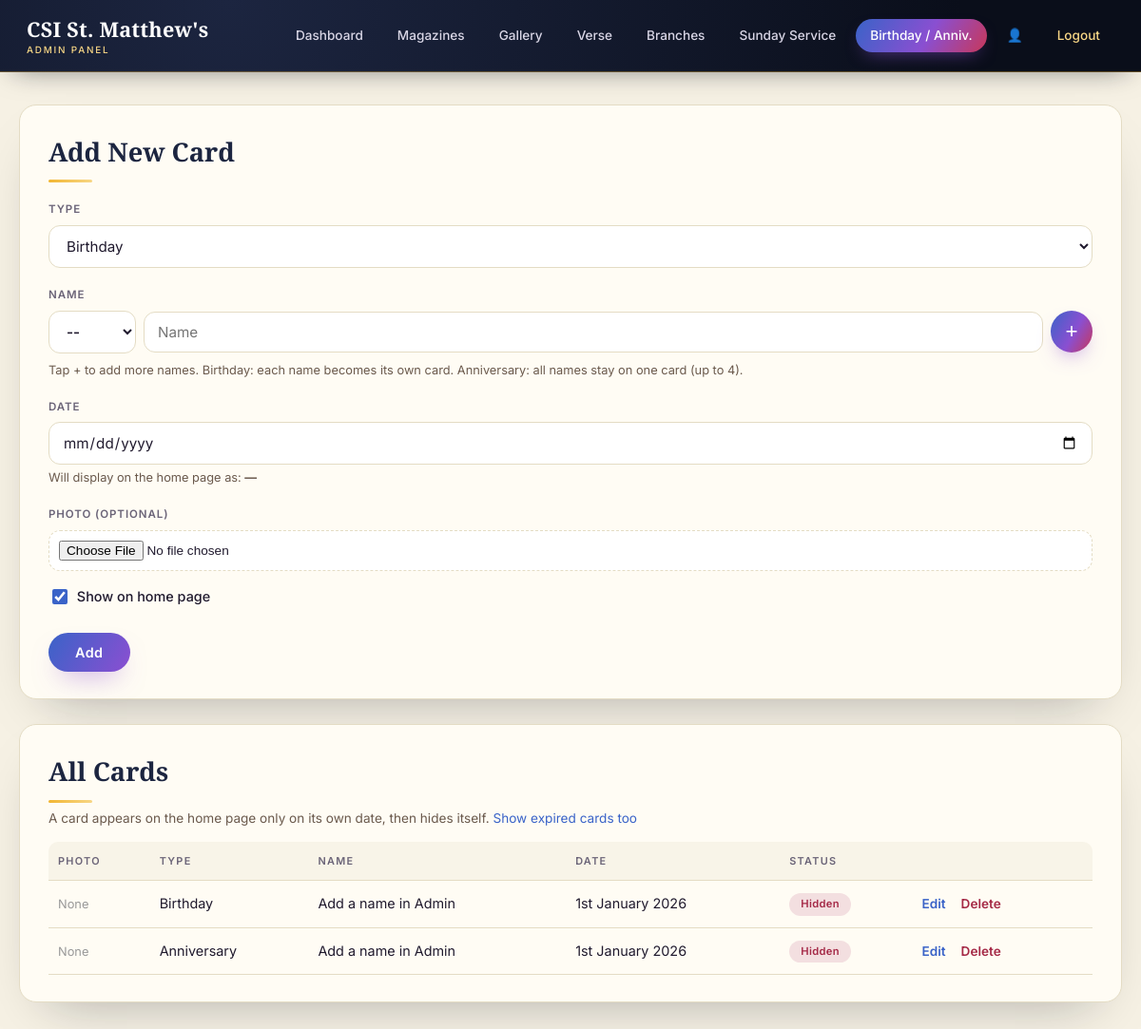
Page /admin/celebrations.php (signed in) on the committed database.
### tables this page shows
CREATE TABLE celebrations (
  id INT AUTO_INCREMENT PRIMARY KEY,
  type ENUM('birthday','anniversary') NOT NULL,
  name VARCHAR(150) NOT NULL,
  occasion_date VARCHAR(50) NOT NULL,
  photo VARCHAR(255) DEFAULT NULL,
  is_active TINYINT(1) NOT NULL DEFAULT 1,
  sort_order INT DEFAULT 0
);

### includes/config.php (called while the page is built, shortened)
<?php
function db(): mysqli {
    static $conn = null;
    if ($conn === null) {
        $conn = new mysqli(DB_HOST, DB_USER, DB_PASS, DB_NAME);
        $conn->set_charset('utf8mb4');
    }
    return $conn;
}
function h(?string $value): string {
    return htmlspecialchars($value ?? '', ENT_QUOTES, 'UTF-8');
}
function format_ordinal_date(string $ymd): string {
    $ts = strtotime($ymd);
    $day = (int)date('j', $ts);
    if ($day % 10 === 1 && $day !== 11) {
        $suffix = 'st';
    } elseif ($day % 10 === 2 && $day !== 12) {
        $suffix = 'nd';
    } elseif ($day % 10 === 3 && $day !== 13) {
        $suffix = 'rd';
    } else {
        $suffix = 'th';
    }
    return $day . $suffix . date(' F Y', $ts);
}
function today_ist(): string {
    return (new DateTime('now', new DateTimeZone('Asia/Kolkata')))->format('Y-m-d');
}

### admin/celebrations.php (the view, shortened to what this page needs)
<?php
require __DIR__ . '/_layout_top.php';
$editRow = null;
$rows = [['title' => '', 'name' => '']];
$showAll = ($_GET["show"] ?? "") === "all";
$todayIst = today_ist();
$all = db()->query("SELECT * FROM celebrations" . ($showAll ? "" : " WHERE occasion_date NOT REGEXP '^[0-9]{4}-[0-9]{2}-[0-9]{2}$' OR occasion_date >= '" . $todayIst . "'") . " ORDER BY occasion_date, type, id");
$base = '../';
?>
<div class="admin-card">
  <h2><?= $editRow ? 'Edit Card' : 'Add New Card' ?></h2>
  <form method="post" enctype="multipart/form-data">
    <label>Type</label>
    <select name="type" id="typeSel">
      <option value="birthday" <?= (!$editRow || $editRow['type'] === 'birthday') ? 'selected' : '' ?>>Birthday</option>
    </select>
    <label>Name</label>
    <div id="people">
<?php foreach ($rows as $i => $p): ?>
      <div class="person-row">
        <select name="title[]" class="title-sel">
          <option value="">--</option>
        </select>
        <input type="text" name="pname[]" value="<?= h($p['name']) ?>" placeholder="Name" <?= $i === 0 ? 'required' : '' ?>>
        <button type="button" class="add-person" title="Add another name to this card">+</button>
      </div>
<?php endforeach; ?>
    </div>
    <p style="font-size:0.8rem; color:#6b5a4d; margin-top:6px;">Tap + to add more names. Birthday: each name becomes its own card. Anniversary: all names stay on one card (up to 4).</p>
    <label>Date</label>
    <input type="date" name="occasion_date" value="<?= h($editRow['occasion_date'] ?? '') ?>" required>
    <p style="font-size:0.8rem; color:#6b5a4d; margin-top:4px;">Will display on the home page as: <strong><?= h(!empty($editRow['occasion_date']) ? format_ordinal_date($editRow['occasion_date']) : '—') ?></strong></p>
    <label>Photo (optional)</label>
    <input type="file" name="photo" accept="image/png, image/jpeg, image/webp">
    <label style="margin-top:16px;"><input type="checkbox" name="is_active" <?= (!$editRow || $editRow['is_active']) ? 'checked' : '' ?>> Show on home page</label>
    <button type="submit" class="btn" style="margin-top:20px;"><?= $editRow ? 'Update' : 'Add' ?></button>
  </form>
</div>
<div class="admin-card">
  <h2>All Cards</h2>
  <p class="hint" style="font-size:0.85rem; color:#6b5a4d; margin:6px 0 0;">A card appears on the home page only on its own date, then hides itself. <?= $showAll ? '<a href="celebrations">Hide expired cards</a>' : '<a href="celebrations?show=all">Show expired cards too</a>' ?></p>
  <div class="table-scroll">
  <table>
    <tr><th>Photo</th><th>Type</th><th>Name</th><th>Date</th><th>Status</th><th></th></tr>
    <?php while ($row = $all->fetch_assoc()): ?>
    <tr>
      <td>
        <?php if (!empty($row['photo'])): ?>
          <img src="<?= $base ?>assets/img/celebrations/<?= h($row['photo']) ?>" alt="" style="width:40px; height:40px; object-fit:cover; border-radius:50%;">
        <?php else: ?>
          <span style="color:#999; font-size:0.8rem;">None</span>
        <?php endif; ?>
      </td>
      <td><?= $row['type'] === 'anniversary' ? 'Anniversary' : 'Birthday' ?></td>
      <td><?= h($row['name']) ?></td>
      <td><?= h(format_ordinal_date($row['occasion_date'])) ?></td>
      <?php $st = celebration_status($row['occasion_date']); ?>
      <td><span class="badge <?= ($row['is_active'] && $st === 'today') ? 'badge-on' : 'badge-off' ?>" <?= ($row['is_active'] && $st === 'upcoming') ? 'style="background:#e4e8f6; color:#2e50a0;"' : '' ?>><?= !$row['is_active'] ? 'Hidden' : ($st === 'expired' ? 'Expired — auto-hidden' : ($st === 'upcoming' ? 'Scheduled' : 'Showing today')) ?></span></td>
      <td class="row-actions">
        <a href="?edit=<?= (int)$row['id'] ?>">Edit</a>
        <form method="post" style="display:inline" onsubmit="return confirm('Delete this card?');">
          <a href="#" onclick="this.closest('form').submit(); return false;" style="color:#a52a47;">Delete</a>
        </form>
      </td>
    </tr>
    <?php endwhile; ?>
  </table>
  </div>
</div>
<?php require __DIR__ . '/_layout_bottom.php'; ?>

### admin/_layout_top.php (style rules this page uses)
:root { --ink:#0a0e1a; --ink-2:#131a2e; --ink-3:#1c2540; --paper:#f6f1e4; --paper-card:#fffcf4; --sapphire:#3a63c8; --amethyst:#8a4fd1; --amber:#f2b632; --amber-soft:#f7d685; --ruby:#c8385a; --text:#201a2e; --muted:#6b6478; --border:#e4dcc4; --grad: linear-gradient(120deg, var(--sapphire), var(--amethyst) 55%, var(--ruby) 100%); }
* { box-sizing: border-box; }
body { margin:0; font-family:'Inter',-apple-system,'Segoe UI',sans-serif; background:var(--paper); color:var(--text); line-height:1.55; }
a { color:var(--sapphire); text-decoration:none; }
.admin-card { background:var(--paper-card); border:1px solid var(--border); border-radius:18px; padding:28px 30px; margin-bottom:26px; box-shadow:0 25px 55px -30px rgba(10,14,26,0.35); }
.admin-card h2 { font-family:'Cormorant Garamond',Georgia,serif; font-weight:700; font-size:1.7rem; color:var(--ink-3); margin:0 0 6px; }
.admin-card h2::after { content:''; display:block; width:46px; height:3px; border-radius:2px; margin-top:8px; background:linear-gradient(90deg,var(--amber),var(--amber-soft)); }
.admin-card > h2 + * { margin-top:18px; }
label { display:block; font-size:0.72rem; font-weight:600; letter-spacing:0.08em; text-transform:uppercase; margin:20px 0 7px; color:var(--muted); }
input[type=text], input[type=password], input[type=date], input[type=number], textarea, select { width:100%; padding:11px 14px; border:1px solid var(--border); border-radius:12px; font-size:0.95rem; font-family:inherit; background:#fff; color:var(--text); transition:border-color .2s, box-shadow .2s; }
input[type=file] { width:100%; font-size:0.85rem; padding:10px; border:1px dashed var(--border); border-radius:12px; background:#fff; }
input[type=checkbox] { accent-color:var(--sapphire); width:16px; height:16px; vertical-align:-3px; margin-right:6px; }
label:has(> input[type=checkbox]) { text-transform:none; letter-spacing:0; font-size:0.9rem; font-weight:500; color:var(--text); }
.btn { display:inline-flex; align-items:center; justify-content:center; gap:8px; background:var(--grad); background-size:200% auto; color:#fff; border:none; padding:12px 28px; border-radius:30px; font-family:inherit; font-size:0.9rem; font-weight:600; letter-spacing:0.03em; cursor:pointer; text-decoration:none; text-align:center; box-shadow:0 14px 28px -12px rgba(138,79,209,0.55); transition:background-position .5s, transform .25s, box-shadow .25s; }
.table-scroll { overflow-x:auto; -webkit-overflow-scrolling:touch; margin-top:14px; }
table { width:100%; border-collapse:separate; border-spacing:0; min-width:560px; }
th, td { text-align:left; padding:12px 10px; border-bottom:1px solid var(--border); font-size:0.9rem; white-space:nowrap; vertical-align:middle; }
th { color:var(--muted); font-size:0.68rem; font-weight:600; text-transform:uppercase; letter-spacing:0.12em; background:rgba(228,220,196,0.25); }
th:first-child { border-top-left-radius:10px; }
th:last-child { border-top-right-radius:10px; }
.badge { display:inline-block; padding:3px 12px; border-radius:20px; font-size:0.7rem; font-weight:600; letter-spacing:0.03em; }
.badge-off { background:#f3dfe0; color:#a52a47; }
.row-actions a { margin-right:12px; font-size:0.85rem; font-weight:600; }

### admin/celebrations.php (style rules this page uses)
.person-row { display:flex; gap:8px; align-items:center; margin-bottom:8px; }
.person-row .title-sel { width:92px; flex:none; font-weight:600; }
.person-row input[type=text] { flex:1; min-width:0; }
.rm-person, .add-person { width:44px; height:44px; border-radius:50%; font-size:1.4rem; line-height:1; cursor:pointer; padding:0; flex:none; transition:transform .2s, box-shadow .2s, background .2s; }
.add-person { border:none; background:var(--grad); color:#fff; box-shadow:0 10px 22px -10px rgba(138,79,209,0.7); }

### rows in the picture
celebrations: shows "None", type "Birthday", name "Add a name in Admin", occasion_date "1st January 2026", is_active "Hidden"
celebrations: shows "None", type "Anniversary", name "Add a name in Admin", occasion_date "1st January 2026", is_active "Hidden"

### other values in the picture
$label "Dashboard Magazines Gallery Verse Branches Sunday Service Birthday / Anniv."
